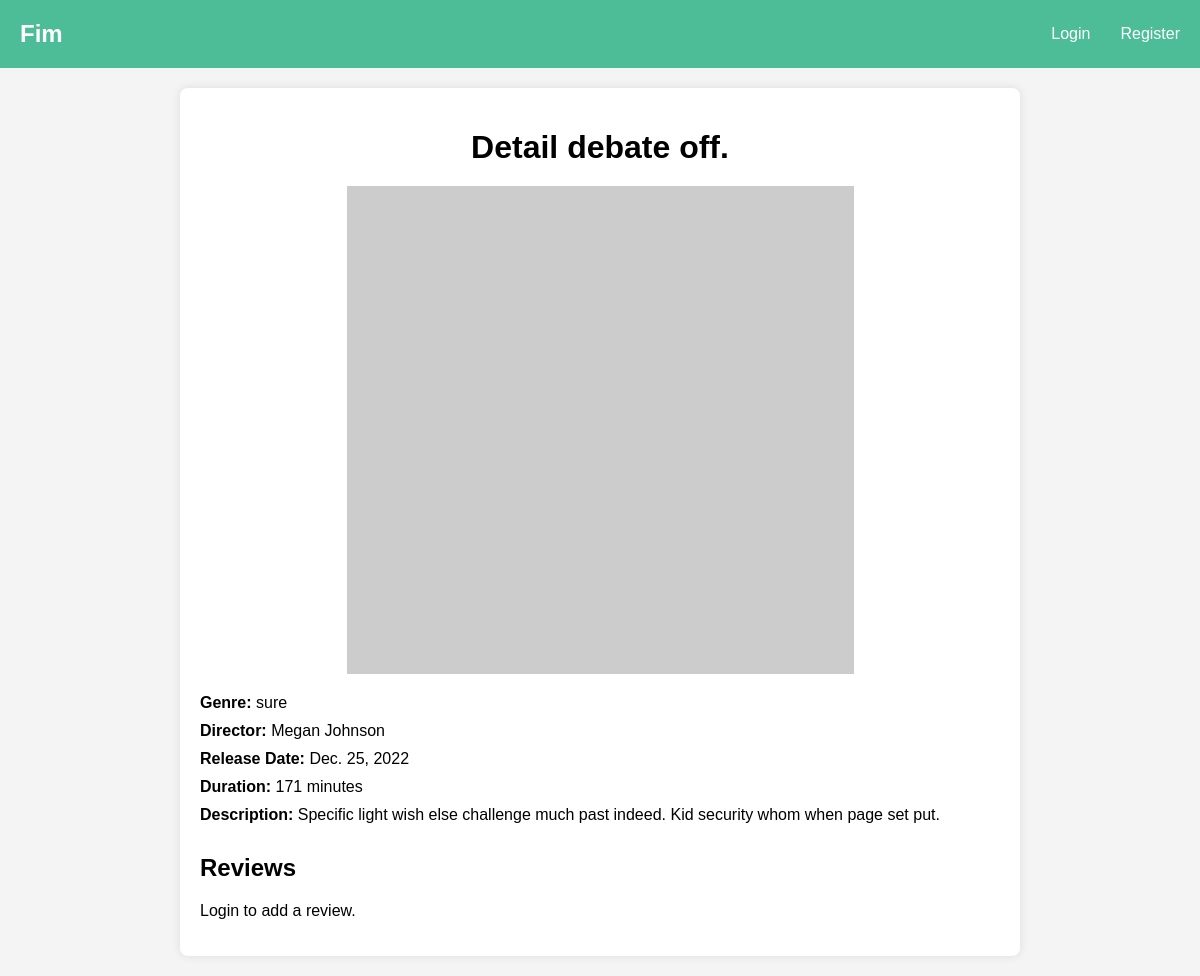
/film/1/, run on an earlier commit of the app's database.
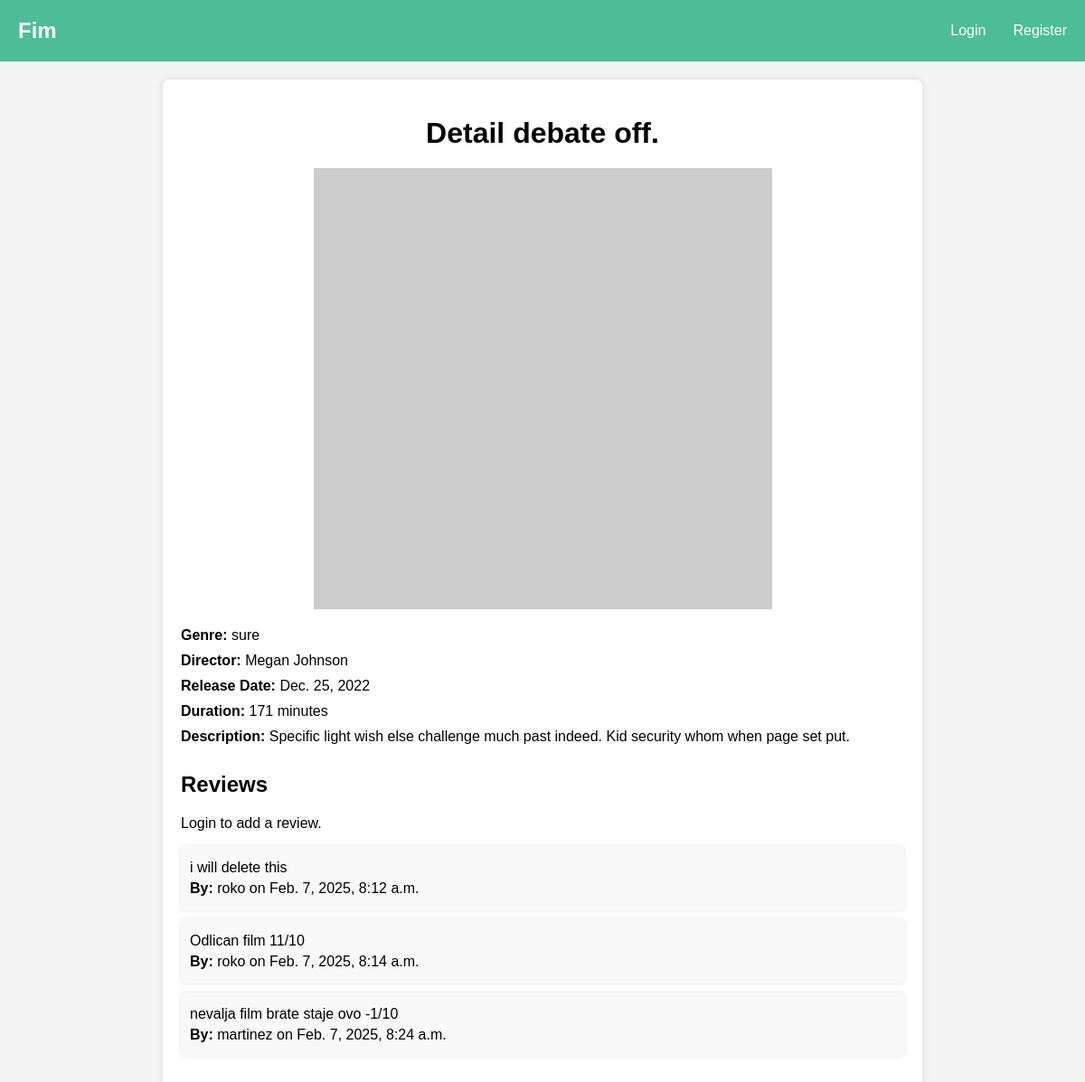
And on a later commit of the database.
### main/models.py (models this page shows, shortened)
class Film(models.Model):
    title = models.CharField(max_length=255)
    release_date = models.DateField(null=True, blank=True)
    genre = models.CharField(max_length=100)
    director = models.CharField(max_length=255)
    description = models.TextField(blank=True)
    duration = models.IntegerField(null=True, blank=True)
    poster_url = models.URLField(max_length=255, blank=True)
    created_at = models.DateTimeField(auto_now_add=True)
    updated_at = models.DateTimeField(auto_now=True)

class Review(models.Model):
    film = models.ForeignKey(Film, on_delete=models.CASCADE, related_name='reviews')
    user = models.ForeignKey(User, on_delete=models.CASCADE)
    content = models.TextField()
    created_at = models.DateTimeField(auto_now_add=True)

### main/views.py (the view)
# urls.py: path('film/<int:pk>/', views.film_detail, name='film_detail'),
def film_detail(request, pk):
    film = get_object_or_404(Film, pk=pk)
    reviews = film.reviews.all()
    review_form = ReviewForm()
    context = {
        'film': film,
        'reviews': reviews,
        'review_form': review_form,
    }
    return render(request, 'film_detail.html', context)

### main/templates/film_detail.html (shortened to what this page needs)
{% extends 'index.html' %}
{% block content %}
    {% load static %}
    <link rel="stylesheet" href="{% static 'film_detail.css' %}">
    <div class="film-detail-container">
        <h1>{{ film.title }}</h1>
        <div class="film-poster">
            {% if film.poster_url %}
                <img src="{{ film.poster_url }}" alt="{{ film.title }}">
            {% else %}
                <p>No Image Available</p>
            {% endif %}
        </div>
        <p><strong>Genre:</strong> {{ film.genre }}</p>
        <p><strong>Director:</strong> {{ film.director }}</p>
        <p><strong>Release Date:</strong> {{ film.release_date }}</p>
        <p><strong>Duration:</strong> {{ film.duration }} minutes</p>
        <p><strong>Description:</strong> {{ film.description }}</p>
        <h2>Reviews</h2>
        {% if user.is_authenticated %}
            <form method="post" action="{% url 'add_review' film.pk %}">
                {% csrf_token %}
                {{ review_form.as_p }}
                <button type="submit">Add Review</button>
            </form>
        {% else %}
            <p><a href="{% url 'login' %}">Login</a> to add a review.</p>
        {% endif %}
        <ul>
            {% for review in reviews %}
                <li>
                    <p>{{ review.content }}</p>
                    <p><strong>By:</strong> {{ review.user.username }} on {{ review.created_at }}</p>
                </li>
            {% endfor %}
        </ul>
    </div>
{% endblock %}

### main/templates/index.html (shortened to what this page needs)
<!DOCTYPE html>
<html lang="en">
<head>
    {% load static %}
    <link rel="stylesheet" href="{% static 'index.css' %}">
</head>
<body>
    <nav class="navbar">
        <a href="{% url 'home' %}"><h1>Fim</h1></a>
        <div class="navbar-links">
            {% if user.is_authenticated %}
                <p>Account: {{ user.username }}</p>
                <form method="post" action="{% url 'logout' %}">
                    {% csrf_token %}
                    <button class="logout" type="submit">Logout</button>
                </form>
            {% else %}
                <a href="{% url 'login' %}">Login</a>
                <a href="{% url 'register' %}">Register</a>
            {% endif %}
        </div>
    </nav>
    {% block content %}{% endblock %}
</body>
</html>

### main/static/index.css (style rules this page uses)
body { font-family: Arial, sans-serif; margin: 0; padding: 0; }
a { text-decoration: none; color: inherit; }
.navbar { display: flex; justify-content: space-between; align-items: center; background-color: #4cbd97; padding: 10px; color: white; position: sticky; top: 0; z-index: 1000; }
.navbar h1 { margin: 0; padding: 10px; }
.navbar-links { display: flex; align-items: center; }
.navbar-links a, .navbar-links button { color: white; text-decoration: none; margin-left: 10px; background: none; border: none; cursor: pointer; padding: 10px; }

### main/static/film_detail.css (style rules this page uses)
body { font-family: Arial, sans-serif; background-color: #f4f4f4; margin: 0; padding: 0; }
.film-detail-container { max-width: 800px; margin: 20px auto; padding: 20px; background-color: white; border-radius: 8px; box-shadow: 0 0 10px rgba(0, 0, 0, 0.1); }
.film-detail-container h1 { text-align: center; margin-bottom: 20px; }
.film-poster img { display: block; margin: 0 auto 20px; max-width: 100%; height: auto; }
.film-detail-container p { margin: 10px 0; }
.film-detail-container h2 { margin-top: 30px; }
.film-detail-container ul { list-style-type: none; padding: 0; }
.film-detail-container ul li { background-color: #f9f9f9; margin-bottom: 10px; padding: 10px; border-radius: 4px; box-shadow: 0 0 5px rgba(0, 0, 0, 0.1); }
.film-detail-container ul li p { margin: 5px 0; }

What changed in the data, as far as the page shows it:
added Review: content "i will delete this", user.username "roko", created_at "Feb. 7, 2025, 8:12 a.m."
added Review: content "Odlican film 11/10", user.username "roko", created_at "Feb. 7, 2025, 8:14 a.m."
added Review: content "nevalja film brate staje ovo -1/10", user.username "martinez", created_at "Feb. 7, 2025, 8:24 a.m."
